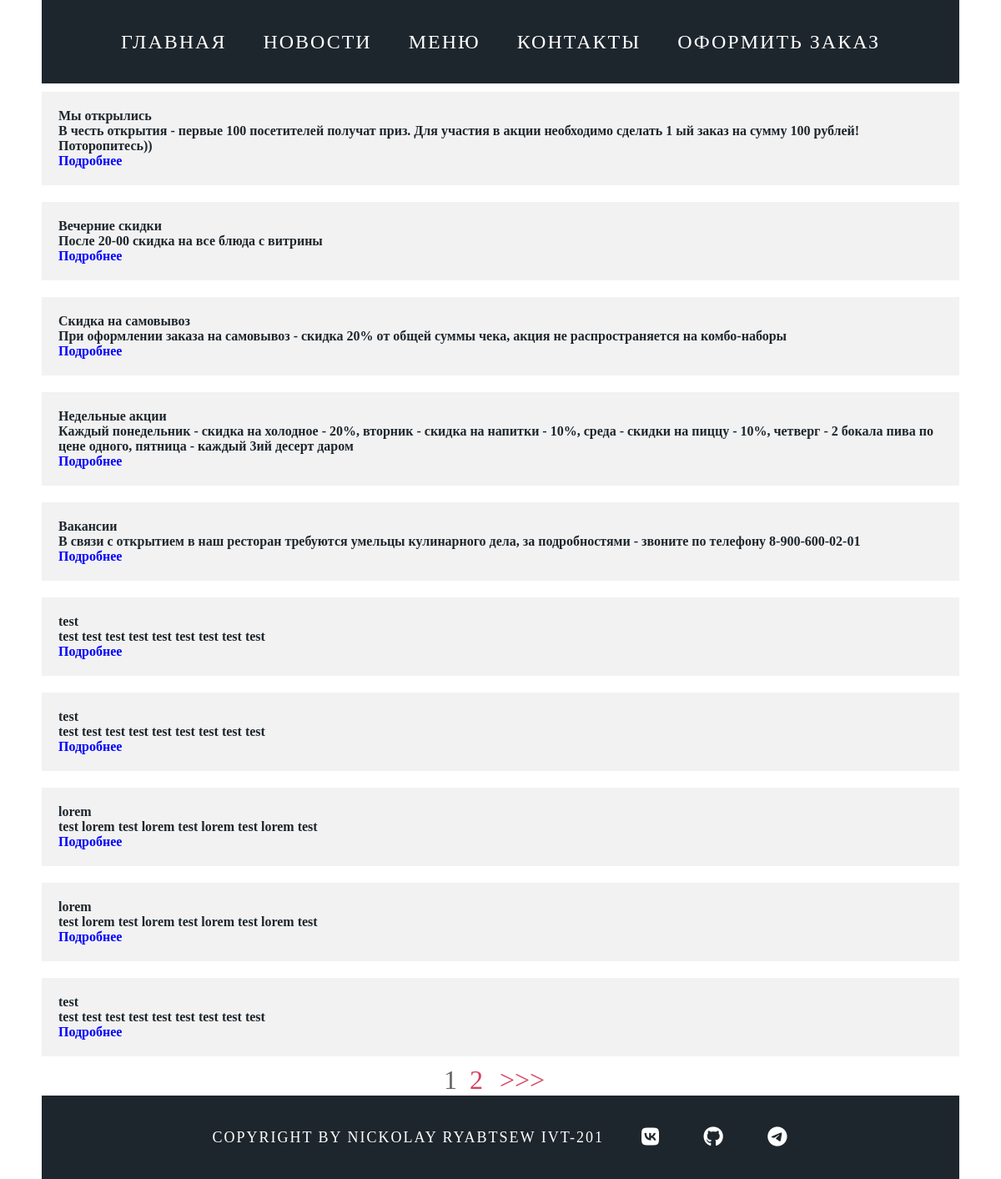
Page /posts on the earlier database version.
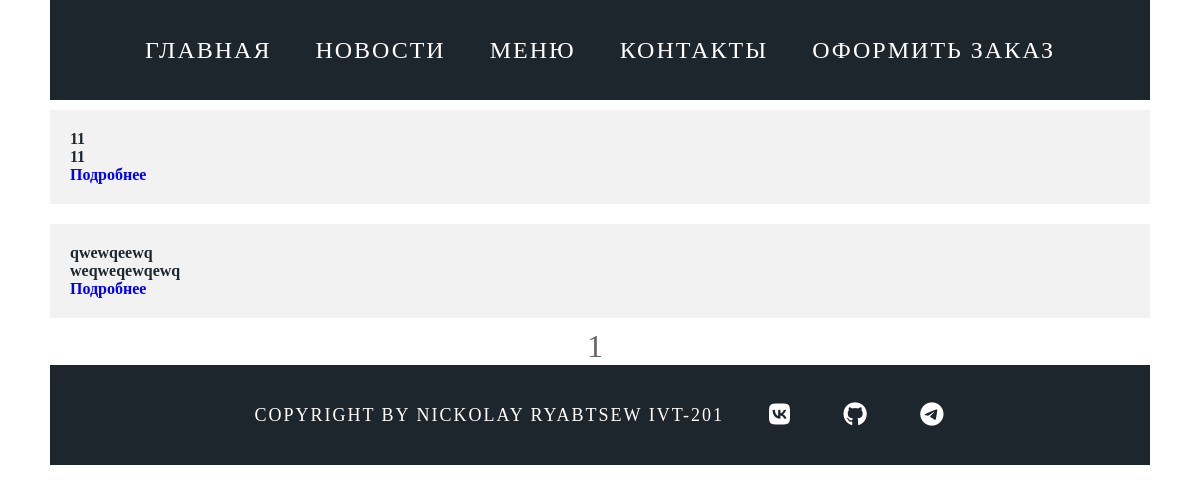
Same page on the later database version.
### app/models.py (models this page shows, shortened)
class Posts(db.Model):
    id = db.Column(db.Integer, primary_key=True)
    title = db.Column(db.String(100), nullable=False)
    text = db.Column(db.String(500), nullable=False)
    data = db.Column(db.DateTime,default= datetime.utcnow)

### app/views.py (the view)
@app.route('/posts')
def posts():
    page = request.args.get('page', 1, type=int)
    pagination = Posts.query.order_by(Posts.id).paginate(page=page, per_page=10)
    return render_template("posts.html", pagination=pagination, menu=menu, footer=footer)

### app/templates/posts.html (shortened to what this page needs)
{% extends "base.html" %}
{% block content %}
<div class="post-content">
    {% for post in pagination.items %}
        <div class="post">
            <b>
                <p class="post-title">{{ post.title }}</p>
                <p class="post-text">{{ post.text }}</p>
                <a href="/post/{{post.id}}">Подробнее</a>
            </b>
        </div>
    {% endfor %}
</div>
<div class="pagination">
    {% for number in pagination.iter_pages() %}
    {% if pagination.page != number %}
    <span>
                    <a class='page-number'
                       href="{{ url_for('posts', page=number) }}">
                    {{ number }}
                    </a>
            </span>
    {% else %}
    <span class='current-page-number'>{{ number }}</span>
    {% endif %}
    {% endfor %}
    {% if pagination.has_next %}
    <span>
            <a class='page-number'
               href="{{ url_for('posts', page=pagination.next_num) }}">
                {{ '>>>' }}
            </a>
        </span>
    {% endif %}
</div>
{% endblock %}

### app/templates/base.html (shortened to what this page needs)
<!DOCTYPE html>
<html lang="en">
<head>
    <link type="text/css" href="{{ url_for('static', filename='css/styles.css') }}" rel="stylesheet"/>
</head>
<body>
{% if menu %}
<div class="nav">
    {% block menu %}
    <ul class="menu">
        {% for m in menu -%}
        <li><a href="{{ m['url'] }}">{{ m['name'] }}</a></li>
        {% endfor %}
    </ul>
    {% endblock menu -%}
</div>
{% endif %}
{% block content %}
{% endblock %}
{% if footer %}
<div class="footer-wrapper">
    <p>Copyright by Nickolay Ryabtsew IVT-201</p>
    {% block footer %}
    <ul class="footer">
        {% for m in footer -%}
        <li><a href="{{ m['url'] }}"><i class="{{ m['class'] }}"></i></a></li>
        {% endfor %}
    </ul>
    {% endblock footer -%}
</div>
{% endif %}
</body>
</html>

### app/static/css/styles.css (style rules this page uses)
* { margin: 0px; padding: 0px; }
body { font-family: Bahnschrift; color: #1E262D; }
.nav { margin: 0px auto; width: 1100px; height: 100px; background-color: #1E262D; display: flex; align-items: center; justify-content: center; }
.menu li { display: inline-block; padding: 0px 20px 0px 20px; }
.nav .menu li > a { color: white; font-weight: 400; letter-spacing: 2px; font-size: 24px; text-transform: uppercase; text-decoration: none; }
.footer-wrapper { width: 1100px; margin: 0px auto; height: 100px; display: flex; justify-content: center; align-items: center; background-color: #1E262D; color: white; font-weight: 400; letter-spacing: 2px; font-size: 18px; text-transform: uppercase; }
.footer li { display: inline-block; padding-left: 45px; }
.footer li > a i { text-decoration: none; color: white; font-size: 24px; }
.pagination { width: 1100px; margin: 0 auto; display: flex; justify-content: center; }
.pagination span { font-size: 2em; margin-right: 10px; }
.current-page-number { color: #666 }
.post-content { display: flex; flex-direction: column; align-items: center; }
.post { display: flex; justify-content: flex-start; padding: 20px; width: 1060px; margin: 10px; background-color: #f2f2f2; }
.post a { text-decoration: none; color: blue; }

Differences in the rows shown:
removed Posts: title "Вечерние скидки", text "После 20-00 скидка на все блюда с витрины"
removed Posts: title "Скидка на самовывоз", text "При оформлении заказа на самовывоз - скидка 20% от общей суммы чека, акция не распространяется на комбо-наборы"
removed Posts: title "Недельные акции", text "Каждый понедельник - скидка на холодное - 20%, вторник - скидка на напитки - 10%, среда - скидки на пиццу - 10%, четверг - 2 бокала пива по цене одного, пятница - каждый 3ий десерт даром"
removed Posts: title "Вакансии", text "В связи с открытием в наш ресторан требуются умельцы кулинарного дела, за подробностями - звоните по телефону 8-900-600-02-01"
removed Posts: title "test", text "test test test test test test test test test"
removed Posts: title "test", text "test test test test test test test test test"
removed Posts: title "lorem", text "test lorem test lorem test lorem test lorem test"
removed Posts: title "lorem", text "test lorem test lorem test lorem test lorem test"
removed Posts: title "test", text "test test test test test test test test test"
changed Posts (number 1 of 2 on the later page): title "Мы открылись" → "11"; text "В честь открытия - первые 100 посетителей получат приз. Для участия в акции необходимо сделать 1 ый заказ на сумму 100 рублей! Поторопитесь))" → "11"
added Posts: title "qwewqeewq", text "weqweqewqewq"
Other differences:
{{ '>>>' }}: ">>>" → (not shown)
list line gone: "2"
